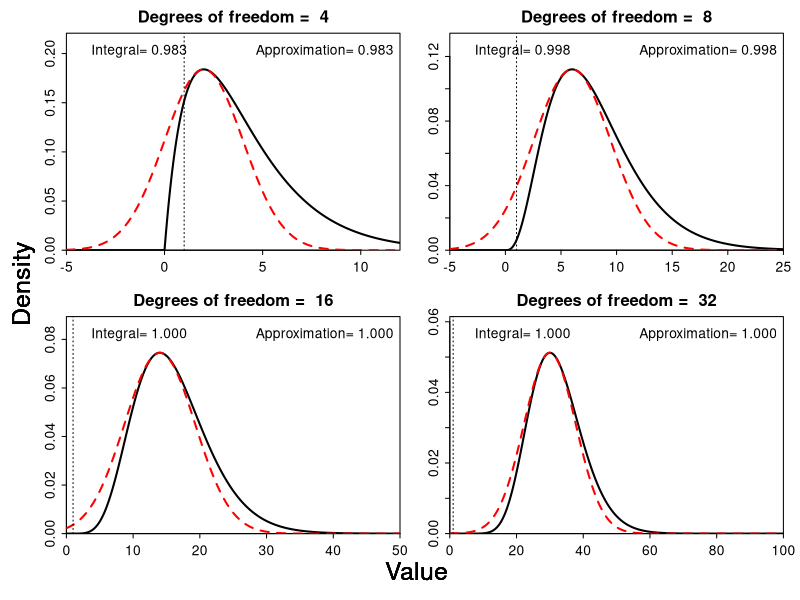

Generate this figure with R:

setwd( "C:/Users/James.Thorson/Desktop/Project_git/2018_FSH556/Week 2 -- mixed-effects/Lab 2/")

png( file="Laplace_example.png", width=10, height=7.5, res=200, units="in")
  par( mfrow=c(2,2), mgp=c(2,0.5,0), tck=-0.02, xaxs="i", yaxs="i", mar=c(2,2,2,1), oma=c(2,2,0,0) )
  for(i in 1:4){
    if(i==1) X = seq(-5,12,length=1000)
    if(i==2) X = seq(-5,25,length=1000)
    if(i==3) X = seq(0,50,length=1000)
    if(i==4) X = seq(0,100,length=1000)
    DF = c(4,8,16,32)[i]
    Y1 = dchisq( X, df=DF )
    Y2 = dnorm( X, mean=DF-2, sd=sqrt(2*(DF-2)) )
    Y2 = Y2/max(Y2)*max(Y1)
    matplot( x=X, y=cbind(Y1,Y2), type="l", lwd=2, col=c("black","red"), ylim=c(0,max(c(Y1,Y2))*1.2), xlab="", ylab="", main=paste("Degrees of freedom = ",DF) )
    abline( v=1, lty="dotted" )
    Integral1 = sum(Y1) * mean(diff(X))
    Integral2 = sum(Y2) * mean(diff(X))
    legend( "topleft", col="black", legend=paste0("Integral= ",formatC(Integral1,format="f",digits=3)), bty="n" )
    legend( "topright", col="red", legend=paste0("Approximation= ",formatC(Integral1,format="f",digits=3)), bty="n" )
    mtext( side=1:2, text=c("Value","Density"), outer=TRUE, cex=1.5 )
  }
dev.off()

